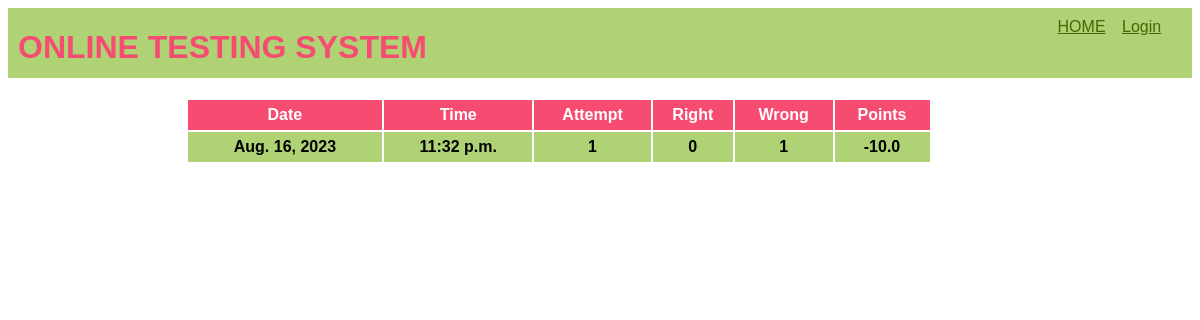
/OTS/result (signed in), run on an earlier commit of the app's database.
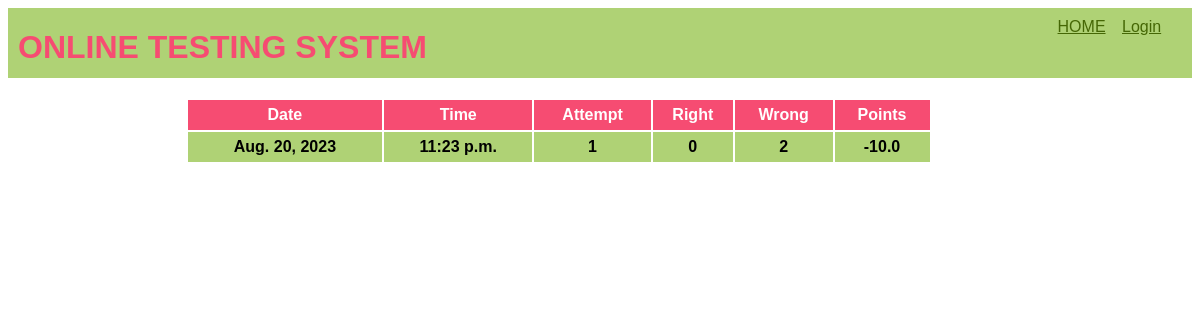
And on a later commit of the database.
### OTS/models.py (models this page shows)
class Result(models.Model):
    result_id = models.BigAutoField(primary_key=True, auto_created=True)
    username = models.ForeignKey(Candidate,on_delete=models.CASCADE)
    date = models.DateField(auto_now=True)
    time = models.TimeField(auto_now=True)
    attempt = models.IntegerField()
    right = models.IntegerField()
    wrong = models.IntegerField()
    points = models.FloatField()

### OTS/views.py (the view)
# urls.py: path('result',showTestResult, name='result'),
def showTestResult(request):
    if 'name' not in request.session.keys():
       res = render("login")
    result = Result.objects.filter(result_id=Result.objects.latest('result_id').result_id, username_id = request.session['username'])
    context = {'result': result}
    res = render(request, 'show_result.html', context)
    return res

### OTS/Templates/show_result.html (shortened to what this page needs)
{% extends 'main.html' %}
{% block top %}
<a href = "{% url 'OTS:home' %}">HOME</a>
<a href = "{% url 'OTS:logout' %}">Login</a>
{% endblock top %}
{% block content %}
<table>
    <tr>
        <th>Date</th>
        <th>Time</th>
        <th>Attempt</th>
        <th>Right</th>
        <th>Wrong</th>
        <th>Points</th>
    </tr>
    {% for r in result %}
    <tr>
        <th>{{r.date}}</th>
        <th>{{r.time}}</th>
        <th>{{r.attempt}}</th>
        <th>{{r.right}}</th>
        <th>{{r.wrong}}</th>
        <th>{{r.points}}</th>
    </tr>
    {% endfor %}
</table>
{% endblock content %}

What changed in the data, as far as the page shows it:
no longer on this page (row unchanged): Result: date "Aug. 16, 2023", time "11:32 p.m.", attempt "1", right "0", wrong "1", points "-10.0"
added Result: date "Aug. 20, 2023", time "11:23 p.m.", attempt "1", right "0", wrong "2", points "-10.0"
